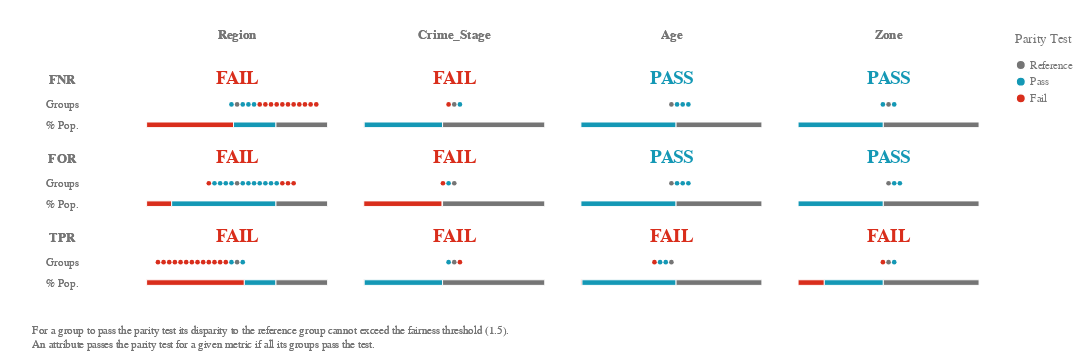

Notebook code for this chart:
### Code cell
ap.summary(grupo_definido, metrics, fairness_threshold = disparity_tolerance)
